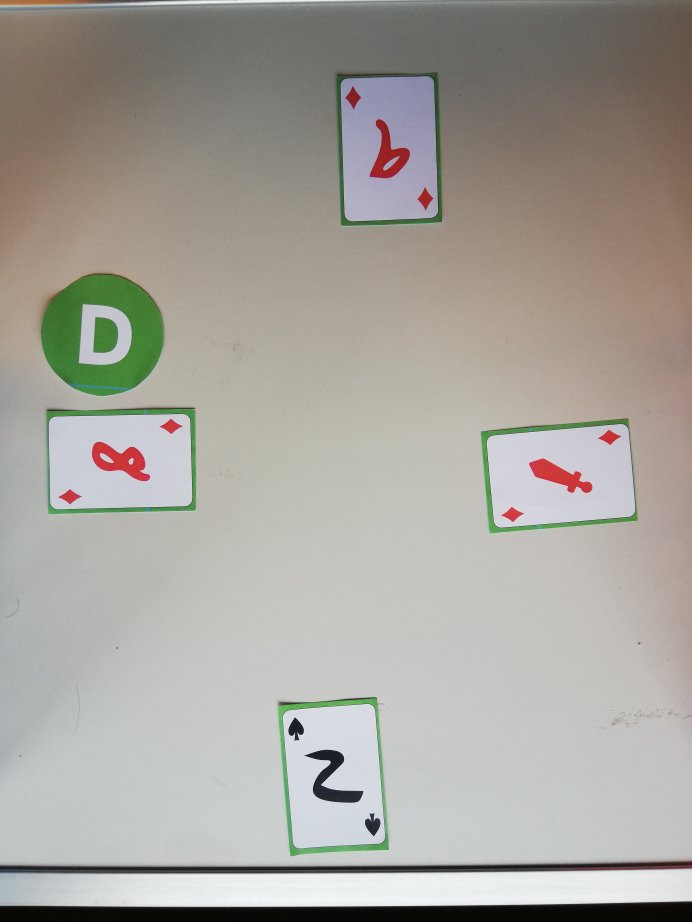
#> input picture train_games/game7/3.jpg, 3456 x 4608 px, found by its file name (shown at 1/5 size)
$ python lib.py
#> lines starting #> are read from the running program, lines starting #| are printed output that depends on the picture; after the words box and inside, x2 and y2 are one past the last pixel; in counts of white or black regions, pixels touching at a corner belong together
import cv2
import numpy as np
import matplotlib.pyplot as plt
from copy import deepcopy
from sklearn.cluster import KMeans
import os
from scipy import ndimage

def read_image(filename):
    img = cv2.imread(filename)
    img = cv2.cvtColor(img, cv2.COLOR_BGR2RGB)
    return img


def mask_dealer(img):
    gray = cv2.cvtColor(img, cv2.COLOR_RGB2GRAY)

    blurred = cv2.medianBlur(gray, 25) #cv2.bilateralFilter(gray,10,50,50)

    minDist = 100
    param1 = 30 #500
    param2 = 50 #200 #smaller value-> more false circles
    minRadius = 250
    maxRadius = 500 #10

    # docstring of HoughCircles: HoughCircles(image, method, dp, minDist[, circles[, param1[, param2[, minRadius[, maxRadius]]]]]) -> circles
    circles = cv2.HoughCircles(blurred, cv2.HOUGH_GRADIENT, 1, minDist, param1=param1, param2=param2, minRadius=minRadius, maxRadius=maxRadius)

    if circles is not None:
        circles = np.uint16(np.around(circles))
        for i in circles[0,:]:
            cv2.circle(img, (i[0], i[1]), i[2], (255, 0, 0), thickness = 10)
            cv2.circle(img, (i[0], i[1]), i[2], (255, 0, 0), thickness = -1)
    return img


def mask_for_extract_cards(img):
    lower_range = np.array([20,100,20])
    upper_range = np.array([100,200,100])

    mask = cv2.inRange(img, lower_range, upper_range)

    #kernel = cv2.getStructuringElement(cv2.MORPH_ELLIPSE,(5,5))

    #mask = ndimage.binary_opening(mask, kernel, iterations=1)

    return mask


# [142 lines left out: functions players_clustering, find_corners, affin_transform, not called in this run]

def walkFile(file):
#> called with file = 'train_games'
    file_list =[]
    for root, dirs, files in os.walk(file):
        for f in files:

            #print(os.path.join(root, f))
            file_list.append(os.path.join(root, f))

    return file_list


# [21 lines left out: function white_balance_1, not called in this run]


#####

file_list = walkFile("train_games")
file_pics=[]
print(file_list)
for file in file_list:
    if file.endswith('.jpg'):
       file_pics.append(file)

print(file_pics)

file_pics = ['train_games\\game7\\3.jpg']

for file in file_pics:
    #print(file[18:])
    '''
    if file == 'train_games\game4\8.jpg':
        continue

    if file == 'train_games\game5\8.jpg':
        continue

    if file == "train_games\game6\13.jpg":
        print('hello!')
        continue
    '''

    image = read_image(file)
#> in read_image, img is the input picture: shape (4608, 3456, 3); mean B, G, R 156.9, 163.6, 166.9

    #image = white_balance_1(image)

    image_dealer = mask_dealer(image)
#> in mask_dealer, `gray = cv2.cvtColor(img, cv2.COLOR_RGB2GRAY)`:
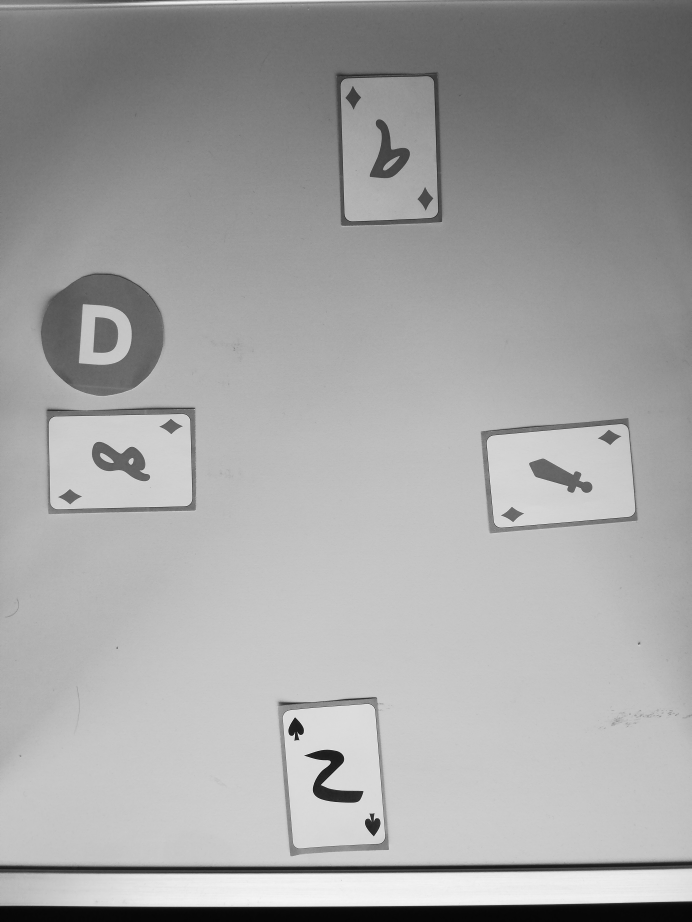
#> gray: shape (4608, 3456) (shown at 1/5 size); min 0, max 255, mean 163.9
#> in mask_dealer, `circles = cv2.HoughCircles(blurred, cv2.HOUGH_GRADIENT, 1, minDist, pa..`: circles = [[512.5, 1671.5, 306.1]]
#> in mask_dealer, `circles = np.uint16(np.around(circles))`: circles = [[512, 1672, 306]]
#> the loop in mask_dealer, `for i in circles[0,:]:` made 1 pass
    #plt.imshow(image_dealer)

    extracted = mask_for_extract_cards(image_dealer)
#> in mask_for_extract_cards, `mask = cv2.inRange(img, lower_range, upper_range)`:
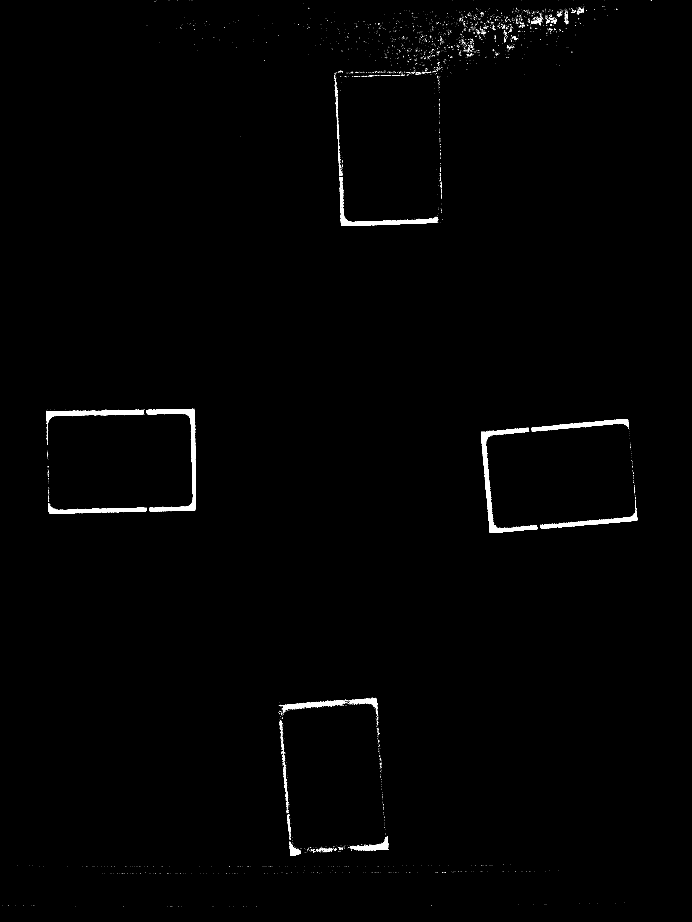
#> mask: shape (4608, 3456) (shown at 1/5 size); 0.73% white; 3924 white regions (3817 under 20 px), largest, box (x1, y1, x2, y2) and area: (2405, 2139, 2688, 2665) 18016, (733, 2046, 980, 2558) 17693, (232, 2049, 720, 2120) 10978
    plt.imshow(extracted)
    '''
    players,centers,points_f,labels = players_clustering(extracted)
    cards,left_lowers,right_lowers,right_uppers = find_corners(players,centers,image)

# plots for debug
    c_x=[]
    c_y=[]
    for center in centers:
        c_x.append(center[0])
        c_y.append(center[1])

    corner_x = []
    corner_y = []
    for i in range(4):
        corner_x.append(left_lowers[i][0])
        corner_x.append(right_lowers[i][0])
        corner_x.append(right_uppers[i][0])
        corner_y.append(left_lowers[i][1])
        corner_y.append(right_lowers[i][1])
        corner_y.append(right_uppers[i][1])


# resulting plots
    for i in range(1,5):
        plt.subplot(2,3,i)
        plt.imshow(cards[i-1])
        cv2.imwrite(f'cards/{file[12:17]}_player{i}_{file[18:]}', cv2.cvtColor(cards[i-1], cv2.COLOR_RGB2BGR))

    plt.subplot(2,3,5)
    plt.scatter(c_x, c_y,s=10, lw=0, cmap='RdYlGn')
    plt.imshow(extracted)

    plt.subplot(2,3,6)
    plt.scatter(points_f[:, 0], points_f[:, 1], c=labels, s=10, lw=0, cmap='RdYlGn')
    plt.scatter(corner_x, corner_y,s=10, lw=0, cmap='RdYlGn')
    plt.imshow(extracted)
    plt.show()
'''
